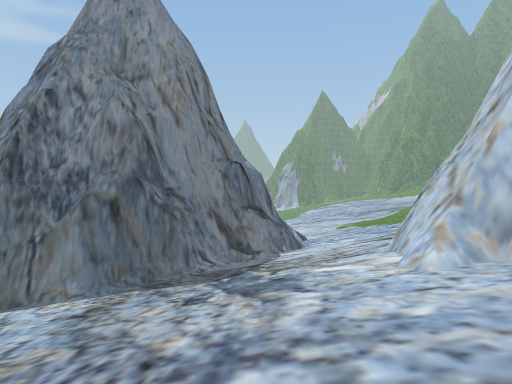
view 1 (above)

18 first-person views from a walk through a Unity game level. The camera is 1.5 m above the floor, tilts 2° down and sees 75° across. The floor is counted in squares, 2 m on a side. Each view is taken from the middle of a square. On the plan, view 1 faces up. The plan holds only what a view shows up to about 11 squares ahead; the rest is blank. The place goes on beyond the plan. Some surface patterns are stand-ins.

view 2
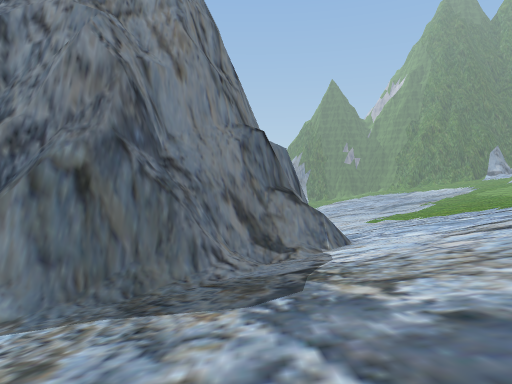

view 3
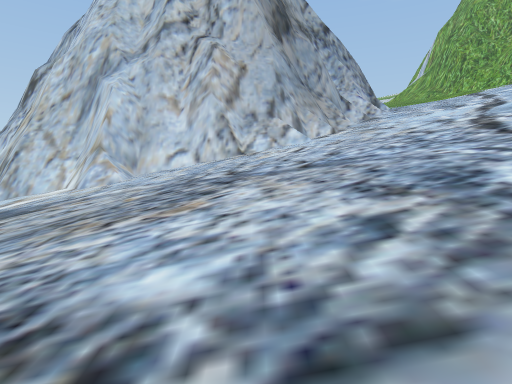

view 4
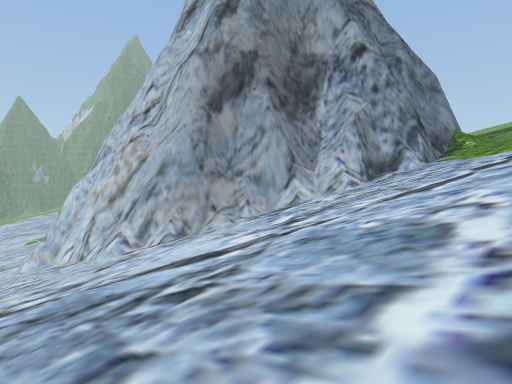

view 5
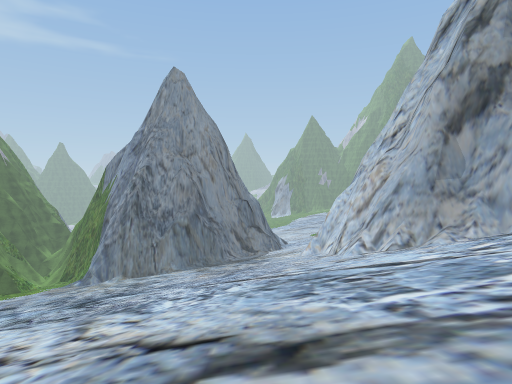

view 6
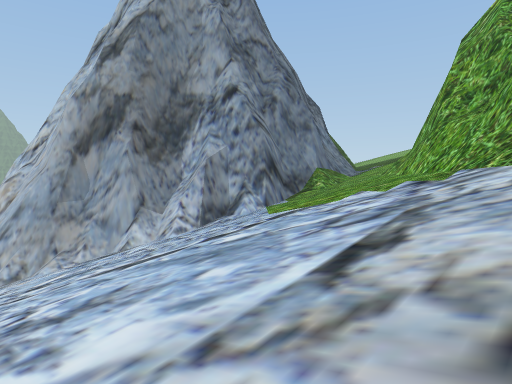

view 7
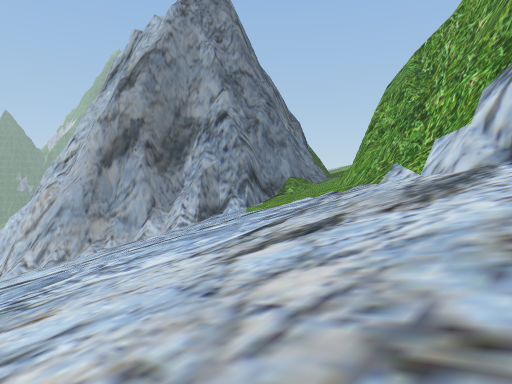

view 8
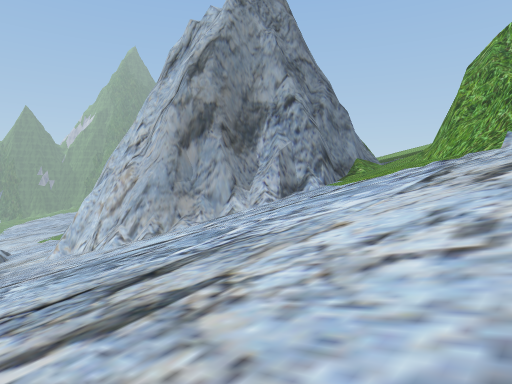

view 9
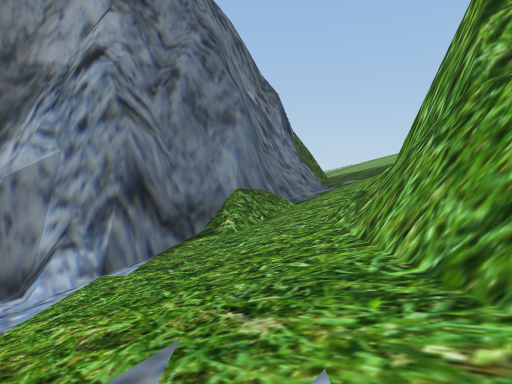

view 10
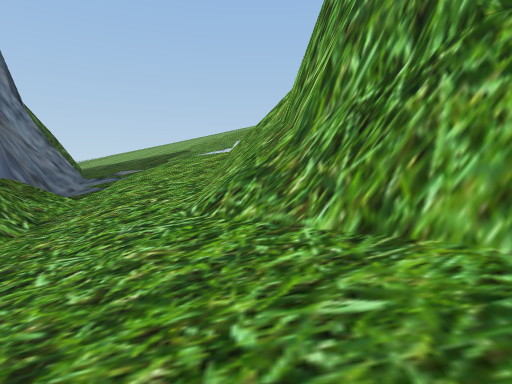

view 11
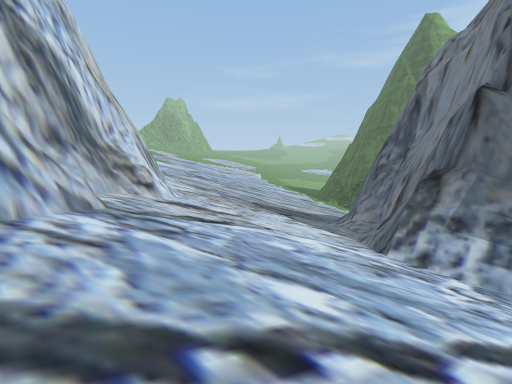

view 12
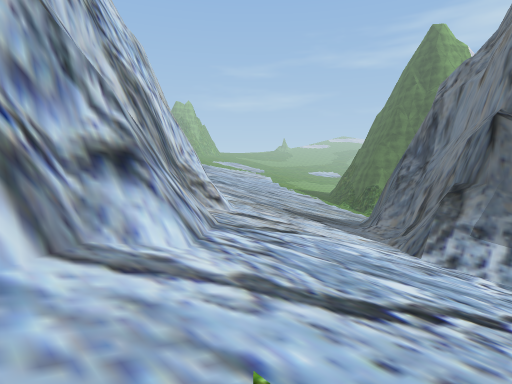

view 13
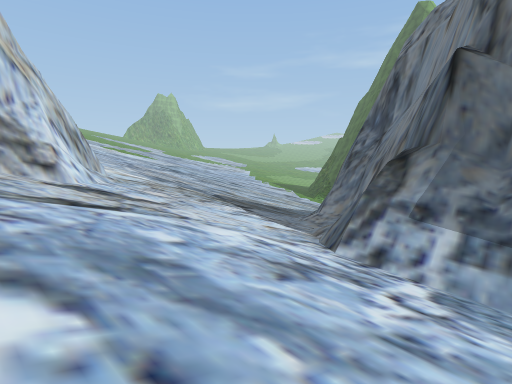

view 14
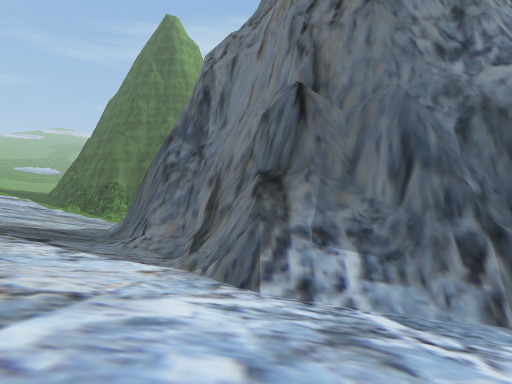

view 15
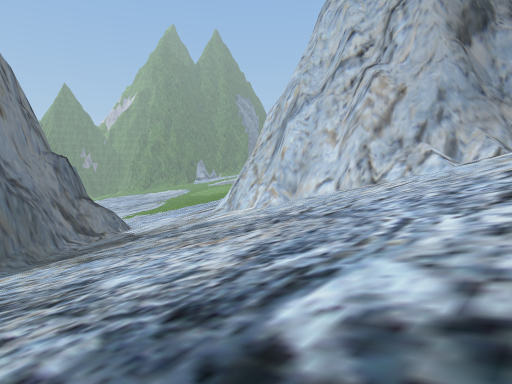

view 16
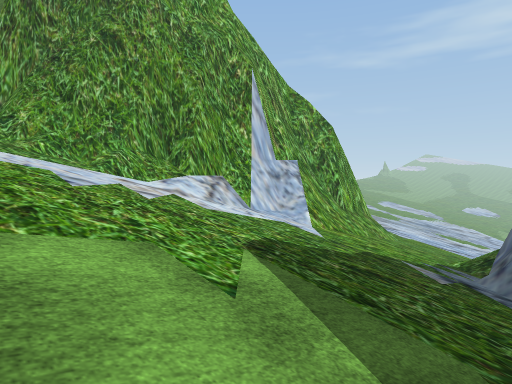

view 17
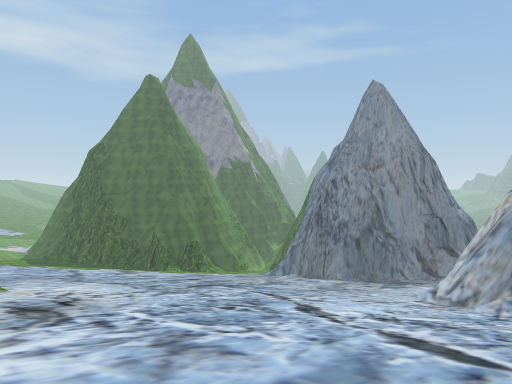

view 18
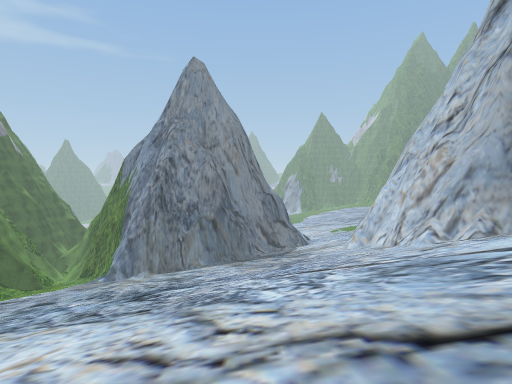

### Floor plan
Key: @ floor where view 1 was taken; # wall or solid block; . main floor; : floor 0.75 m higher than the main floor; - floor 0.75 m lower than the main floor; _ floor 1.5 m lower than the main floor; + floor 1.75 m higher than the main floor; * floor 2.5 m higher than the main floor; % floor 12.75 m higher than the main floor; / step, stairs or slope; = window, fence, low wall or low ledge.
Columns run from 6 left of view 1 to 24 right of it. Each row starts with its distance up from view 1.
 18        ##___-... :
 17       ##___--..::+
 16       ##__--...:+#
 15      ###=_-...:=##
 14     ###=_-...:####
 13    ##___-...:/##
 12   ##=__-...::##
 11 ####__-...:=###
 10 #____-...//##
  9 ____-...:/##
  8 ___-....//#
  7 __-...:///#
  6  -...////##
  5  .../////##
  4  ..://////#
  3  .////////#
  2  :////////#
  1 ://///////##
  0 +/////@////##
 -1 +/*////////###
 -2 /*//////////=###
 -3 /////////////=###          #
 -4 //////////////=###    ####%// /
 -5 ////////////////#######=///////
 -6 ///////////////////////////////
 -7  //////////////////////////////
 -8  //////////////////////////////
 -9  //////////////////////#//////
-10   ////////////////#######/////
-11     /////////////##  #####////
-12     ////////////##       ###//
-13      ///////////#          ##/
-14     ///////////##           #/
-15         //////##
-16        /////

Where each view was taken, in squares from view 1:
view 1: 0 up, 0 right, facing up
view 2: 4 up, 1 left, facing up
view 3: 1 up, 6 left, facing right
view 4: 9 down, 0 right, facing up-right
view 5: 12 down, 0 right, facing up
view 6: 13 down, 3 right, facing up-right
view 7: 16 down, 1 right, facing up-right
view 8: 14 down, 2 left, facing up-right
view 9: 11 down, 9 right, facing up-right
view 10: 9 down, 10 right, facing right
view 11: 18 up, 9 right, facing down-left
view 12: 18 up, 11 right, facing down-left
view 13: 18 up, 7 right, facing down-left
view 14: 15 up, 7 right, facing left
view 15: 3 down, 6 left, facing up-right
view 16: 4 down, 24 right, facing down-left
view 17: 11 down, 7 right, facing up-left
view 18: 11 down, 2 left, facing up
